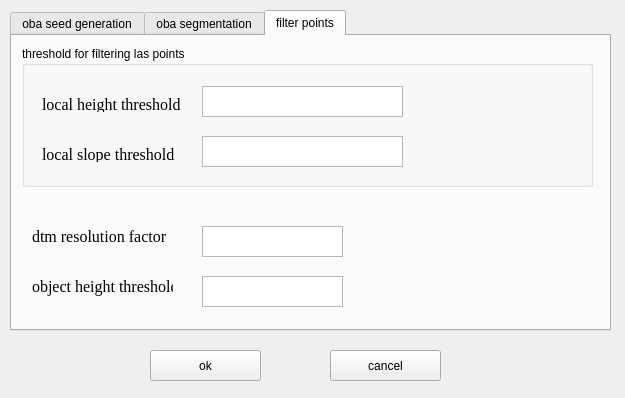
<?xml version="1.0" encoding="UTF-8"?>
<ui version="4.0">
 <class>OBAFilterParamDlg</class>
 <widget class="QWidget" name="OBAFilterParamDlg">
  <property name="geometry">
   <rect>
    <x>0</x>
    <y>0</y>
    <width>625</width>
    <height>398</height>
   </rect>
  </property>
  <property name="windowTitle">
   <string>OBAFilterParamDlg</string>
  </property>
  <widget class="QPushButton" name="okBtn">
   <property name="geometry">
    <rect>
     <x>150</x>
     <y>350</y>
     <width>111</width>
     <height>31</height>
    </rect>
   </property>
   <property name="text">
    <string>ok</string>
   </property>
  </widget>
  <widget class="QPushButton" name="cancelBtn">
   <property name="geometry">
    <rect>
     <x>330</x>
     <y>350</y>
     <width>111</width>
     <height>31</height>
    </rect>
   </property>
   <property name="text">
    <string>cancel</string>
   </property>
  </widget>
  <widget class="QTabWidget" name="tabWidget">
   <property name="geometry">
    <rect>
     <x>10</x>
     <y>10</y>
     <width>601</width>
     <height>321</height>
    </rect>
   </property>
   <property name="currentIndex">
    <number>2</number>
   </property>
   <widget class="QWidget" name="tab">
    <attribute name="title">
     <string>oba seed generation</string>
    </attribute>
    <widget class="QGroupBox" name="groupBox1_1">
     <property name="geometry">
      <rect>
       <x>10</x>
       <y>10</y>
       <width>571</width>
       <height>121</height>
      </rect>
     </property>
     <property name="title">
      <string>threshold for scene complex detection</string>
     </property>
     <widget class="QTextEdit" name="seedSlopeTh">
      <property name="geometry">
       <rect>
        <x>180</x>
        <y>70</y>
        <width>201</width>
        <height>31</height>
       </rect>
      </property>
     </widget>
     <widget class="QTextEdit" name="seedHeightTh">
      <property name="geometry">
       <rect>
        <x>180</x>
        <y>20</y>
        <width>201</width>
        <height>31</height>
       </rect>
      </property>
     </widget>
     <widget class="QLabel" name="label1_2">
      <property name="geometry">
       <rect>
        <x>20</x>
        <y>80</y>
        <width>121</width>
        <height>16</height>
       </rect>
      </property>
      <property name="font">
       <font>
        <family>Times New Roman</family>
        <pointsize>12</pointsize>
       </font>
      </property>
      <property name="text">
       <string>slope threshold</string>
      </property>
     </widget>
     <widget class="QLabel" name="label1_1">
      <property name="geometry">
       <rect>
        <x>20</x>
        <y>30</y>
        <width>121</width>
        <height>16</height>
       </rect>
      </property>
      <property name="font">
       <font>
        <family>Times New Roman</family>
        <pointsize>12</pointsize>
       </font>
      </property>
      <property name="text">
       <string>height threshold</string>
      </property>
     </widget>
    </widget>
    <widget class="QGroupBox" name="groupBox1_2">
     <property name="geometry">
      <rect>
       <x>10</x>
       <y>140</y>
       <width>571</width>
       <height>141</height>
      </rect>
     </property>
     <property name="title">
      <string>window size for seeds generation</string>
     </property>
     <widget class="QTextEdit" name="seedCellSize">
      <property name="geometry">
       <rect>
        <x>180</x>
        <y>80</y>
        <width>201</width>
        <height>31</height>
       </rect>
      </property>
     </widget>
     <widget class="QTextEdit" name="maxObjSize">
      <property name="geometry">
       <rect>
        <x>180</x>
        <y>30</y>
        <width>201</width>
        <height>31</height>
       </rect>
      </property>
     </widget>
     <widget class="QLabel" name="label1_4">
      <property name="geometry">
       <rect>
        <x>20</x>
        <y>90</y>
        <width>121</width>
        <height>16</height>
       </rect>
      </property>
      <property name="font">
       <font>
        <family>Times New Roman</family>
        <pointsize>12</pointsize>
       </font>
      </property>
      <property name="text">
       <string>small seed cell size</string>
      </property>
     </widget>
     <widget class="QLabel" name="label1_3">
      <property name="geometry">
       <rect>
        <x>20</x>
        <y>40</y>
        <width>121</width>
        <height>16</height>
       </rect>
      </property>
      <property name="font">
       <font>
        <family>Times New Roman</family>
        <pointsize>12</pointsize>
       </font>
      </property>
      <property name="text">
       <string>max object size</string>
      </property>
     </widget>
    </widget>
   </widget>
   <widget class="QWidget" name="tab_2">
    <attribute name="title">
     <string>oba segmentation</string>
    </attribute>
    <widget class="QGroupBox" name="groupBox2_1">
     <property name="geometry">
      <rect>
       <x>10</x>
       <y>20</y>
       <width>571</width>
       <height>121</height>
      </rect>
     </property>
     <property name="title">
      <string>threshold for OBA segmentation</string>
     </property>
     <widget class="QTextEdit" name="segSlopeTh">
      <property name="geometry">
       <rect>
        <x>180</x>
        <y>70</y>
        <width>201</width>
        <height>31</height>
       </rect>
      </property>
     </widget>
     <widget class="QTextEdit" name="segHeightTh">
      <property name="geometry">
       <rect>
        <x>180</x>
        <y>20</y>
        <width>201</width>
        <height>31</height>
       </rect>
      </property>
     </widget>
     <widget class="QLabel" name="label2_2">
      <property name="geometry">
       <rect>
        <x>20</x>
        <y>80</y>
        <width>121</width>
        <height>16</height>
       </rect>
      </property>
      <property name="font">
       <font>
        <family>Times New Roman</family>
        <pointsize>12</pointsize>
       </font>
      </property>
      <property name="text">
       <string>slope threshold</string>
      </property>
     </widget>
     <widget class="QLabel" name="label2_1">
      <property name="geometry">
       <rect>
        <x>20</x>
        <y>30</y>
        <width>121</width>
        <height>16</height>
       </rect>
      </property>
      <property name="font">
       <font>
        <family>Times New Roman</family>
        <pointsize>12</pointsize>
       </font>
      </property>
      <property name="text">
       <string>height threshold</string>
      </property>
     </widget>
    </widget>
   </widget>
   <widget class="QWidget" name="tab_3">
    <attribute name="title">
     <string>filter points</string>
    </attribute>
    <widget class="QGroupBox" name="groupBox3_1">
     <property name="geometry">
      <rect>
       <x>10</x>
       <y>10</y>
       <width>571</width>
       <height>141</height>
      </rect>
     </property>
     <property name="title">
      <string>threshold for filtering las points</string>
     </property>
     <widget class="QTextEdit" name="filteringSlopeTh">
      <property name="geometry">
       <rect>
        <x>180</x>
        <y>90</y>
        <width>201</width>
        <height>31</height>
       </rect>
      </property>
     </widget>
     <widget class="QLabel" name="label3_1">
      <property name="geometry">
       <rect>
        <x>20</x>
        <y>50</y>
        <width>141</width>
        <height>16</height>
       </rect>
      </property>
      <property name="font">
       <font>
        <family>Times New Roman</family>
        <pointsize>12</pointsize>
       </font>
      </property>
      <property name="text">
       <string>local height threshold</string>
      </property>
     </widget>
     <widget class="QTextEdit" name="filteringHeightTh">
      <property name="geometry">
       <rect>
        <x>180</x>
        <y>40</y>
        <width>201</width>
        <height>31</height>
       </rect>
      </property>
     </widget>
     <widget class="QLabel" name="label3_2">
      <property name="geometry">
       <rect>
        <x>20</x>
        <y>100</y>
        <width>141</width>
        <height>16</height>
       </rect>
      </property>
      <property name="font">
       <font>
        <family>Times New Roman</family>
        <pointsize>12</pointsize>
       </font>
      </property>
      <property name="text">
       <string>local slope threshold</string>
      </property>
     </widget>
    </widget>
    <widget class="QLabel" name="label3_3">
     <property name="enabled">
      <bool>true</bool>
     </property>
     <property name="geometry">
      <rect>
       <x>20</x>
       <y>190</y>
       <width>141</width>
       <height>21</height>
      </rect>
     </property>
     <property name="font">
      <font>
       <family>Times New Roman</family>
       <pointsize>12</pointsize>
      </font>
     </property>
     <property name="text">
      <string>dtm resolution factor</string>
     </property>
    </widget>
    <widget class="QTextEdit" name="dtmFactor">
     <property name="geometry">
      <rect>
       <x>190</x>
       <y>190</y>
       <width>141</width>
       <height>31</height>
      </rect>
     </property>
    </widget>
    <widget class="QLabel" name="label3_4">
     <property name="enabled">
      <bool>true</bool>
     </property>
     <property name="geometry">
      <rect>
       <x>20</x>
       <y>240</y>
       <width>141</width>
       <height>21</height>
      </rect>
     </property>
     <property name="font">
      <font>
       <family>Times New Roman</family>
       <pointsize>12</pointsize>
      </font>
     </property>
     <property name="text">
      <string>object height threshold</string>
     </property>
    </widget>
    <widget class="QTextEdit" name="objectHT">
     <property name="geometry">
      <rect>
       <x>190</x>
       <y>240</y>
       <width>141</width>
       <height>31</height>
      </rect>
     </property>
    </widget>
   </widget>
  </widget>
 </widget>
 <layoutdefault spacing="6" margin="11"/>
 <resources/>
 <connections/>
</ui>
